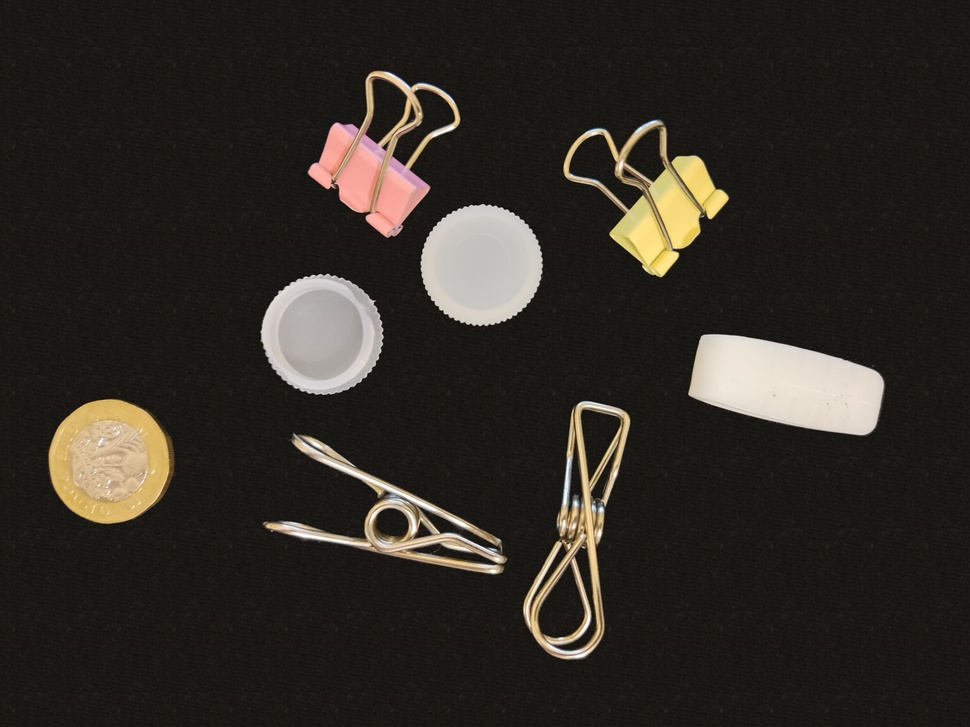
%> input picture week2/sample.jpg, 970 x 727 px, shrunk from 4000 x 3000 before the run
$ octave sizemeausrement.m   (GNU Octave 9; MATLAB toolbox functions it lacks are replaced by stand-ins)
%> lines starting %> are read from the running program, lines starting %| are printed output that depends on the picture; in (x1, y1, x2, y2) boxes, pixels count from 0 and x2, y2 are one past the last pixel; in counts of white or black regions, pixels touching at a corner belong together; the program's own positions count from 1
### week2/minboundrect.m
function [rectx,recty,area,perimeter] = minboundrect(x,y,metric)
if (nargin<3) || isempty(metric)
    metric = 'a';
elseif ~ischar(metric)
    error 'metric must be a character flag if it is supplied.'
else
    metric = lower(metric(:)');
    ind = strmatch(metric,{'area','perimeter'});
    if isempty(ind)
        error 'metric does not match either ''area'' or ''perimeter'''
    end
    metric = metric(1);
end

% preprocess data
x=x(:);
y=y(:);

% not many error checks to worry about
n = length(x);
if n~=length(y)
    error 'x and y must be the same sizes'
end

if n>3
    if (var(x)== 0|| var(y)==0)
        if var(x)== 0
            x = [x-1;x(1); x+1 ];
            y = [y ;y(1);y];
            flag = 1;
        else
            y = [y-1;y(1); y+1 ];
            x = [x ;x(1);x];
            flag = 1;
        end
    else
        flag = 0;
        edges = convhull(x,y);  % 'Pp' will silence the warnings
    end
    if flag == 0
        x = x(edges);
        y = y(edges);
    end
    nedges = length(x) - 1;
elseif n>1
    % n must be 2 or 3
    nedges = n;
    x(end+1) = x(1);
    y(end+1) = y(1);
else
    % n must be 0 or 1
    nedges = n;
end

switch nedges
  case 0
    % empty begets empty
    rectx = [];
    recty = [];
    area = [];
    perimeter = [];
    return
  case 1
    % with one point, the rect is simple.
    rectx = repmat(x,1,5);
    recty = repmat(y,1,5);
    area = 0;
    perimeter = 0;
    return
  case 2
    % only two points. also simple.
    rectx = x([1 2 2 1 1]);
    recty = y([1 2 2 1 1]);
    area = 0;
    perimeter = 2*sqrt(diff(x).^2 + diff(y).^2);
    return
end
% 3 or more points.

% will need a 2x2 rotation matrix through an angle theta
Rmat = @(theta) [cos(theta) sin(theta);-sin(theta) cos(theta)];

% get the angle of each edge of the hull polygon.
ind = 1:(length(x)-1);
edgeangles = atan2(y(ind+1) - y(ind),x(ind+1) - x(ind));
% move the angle into the first quadrant.
edgeangles = unique(mod(edgeangles,pi/2));

% now just check each edge of the hull
nang = length(edgeangles);
area = inf;
perimeter = inf;
met = inf;
xy = [x,y];
for i = 1:nang
% rotate the data through -theta
rot = Rmat(-edgeangles(i));
xyr = xy*rot;
xymin = min(xyr,[],1);
xymax = max(xyr,[],1);
% The area is simple, as is the perimeter
A_i = prod(xymax - xymin);
P_i = 2*sum(xymax-xymin);
    if metric=='a'
        M_i = A_i;
    else
        M_i = P_i;
    end

% new metric value for the current interval. Is it better?
    if M_i<met % keep this one
        met = M_i;
        area = A_i;
        perimeter = P_i;
        rect = [xymin;[xymax(1),xymin(2)];xymax;[xymin(1),xymax(2)];xymin];
        rect = rect*rot';
        rectx = rect(:,1);
        recty = rect(:,2);
    end
end

end % mainline end

### week2/minboxing.m
function [ wid, hei ] = minboxing( d_x , d_y )
%minboxing Summary of this function goes here
%   Detailed explanation goes here
dd = [d_x, d_y];
dd1 = dd([4 1 2 3],:);
ds = sqrt(sum((dd-dd1).^2,2));
wid = min(ds(1:2));
hei = max(ds(1:2));
end

### week2/sizemeausrement.m
clear;clc;
%% Set up
% The diameter of one pound coin is 23.43 mm
coin_width = 23.43;
coin_height = 23.43;
O = imread('D:\Visual_measurement\week2\sample.jpg');
%> O is the input picture: size 727x970x3 uint8; mean R, G, B 47.6, 43.1, 36.7

%% Binarization
gr = rgb2gray(O);% gray scale;
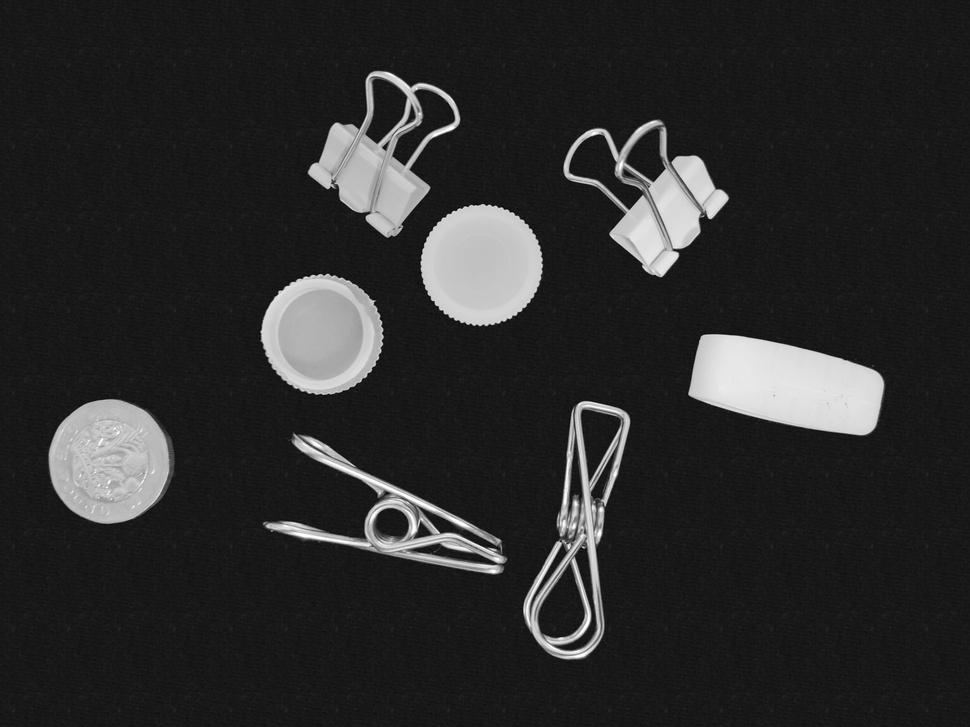
%> gr: size 727x970 uint8; min 4, max 255, mean 43.8
SE = strel('square',9);
bw = imdilate(gr,SE);
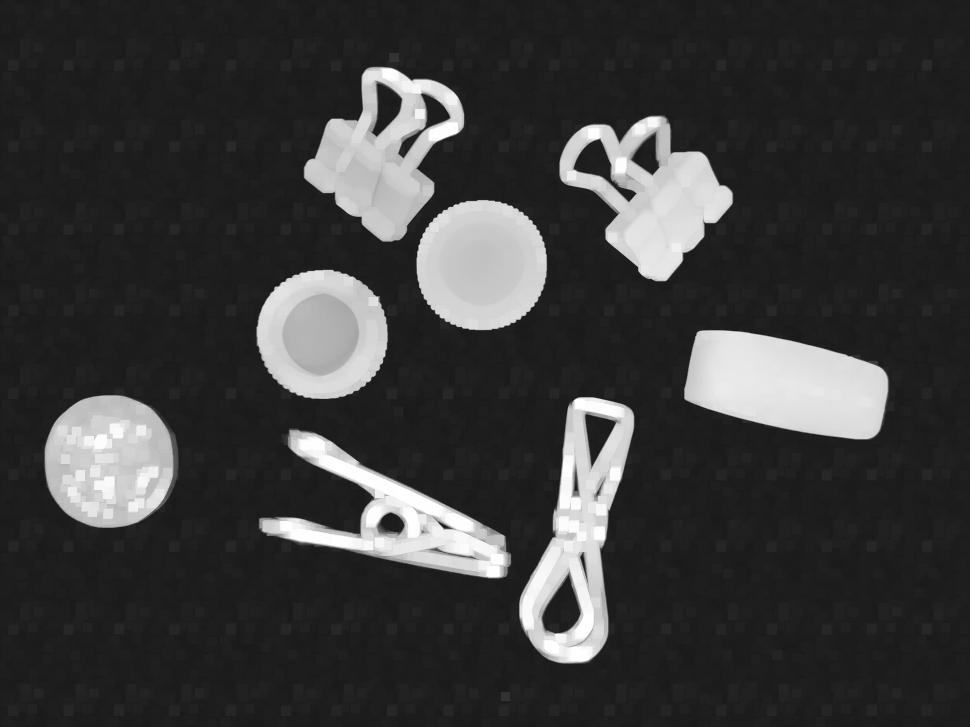
%> bw: size 727x970 uint8; min 25, max 255, mean 59.4
binary = imbinarize(bw);
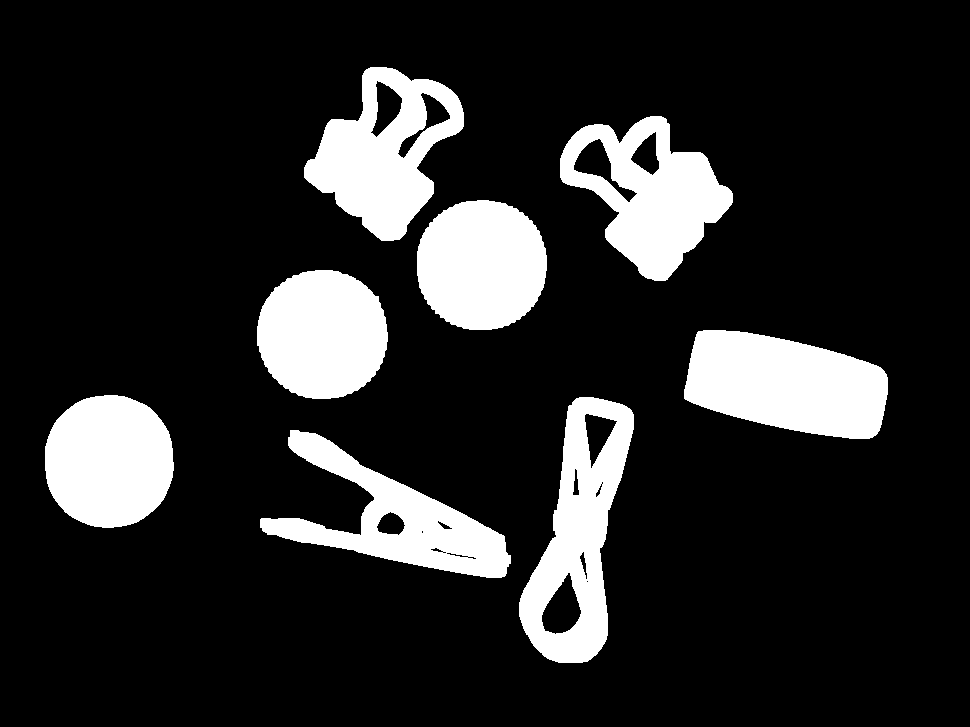
%> binary: size 727x970 logical; 16.1% white; 8 white regions, largest, box (x1, y1, x2, y2) and area: (684, 330, 888, 439) 16300, (519, 397, 634, 663) 14813, (560, 116, 733, 281) 14342

% figure,% plot figure
% subplot(1,3,1);imshow(gr);title('灰度图');
% subplot(1,3,2);imshow(bw);title('膨胀');
% subplot(1,3,3);imshow(binary);title('二值化');
%% Remove miscellaneous
edge1=bwperim(binary);% binary image edge detection
%> edge1: size 727x970 logical; 0.74% white in thin lines or dots, all inside (x1, y1, x2, y2) = (45, 67, 888, 663)
filling=imfill(edge1,'holes');% flood filling
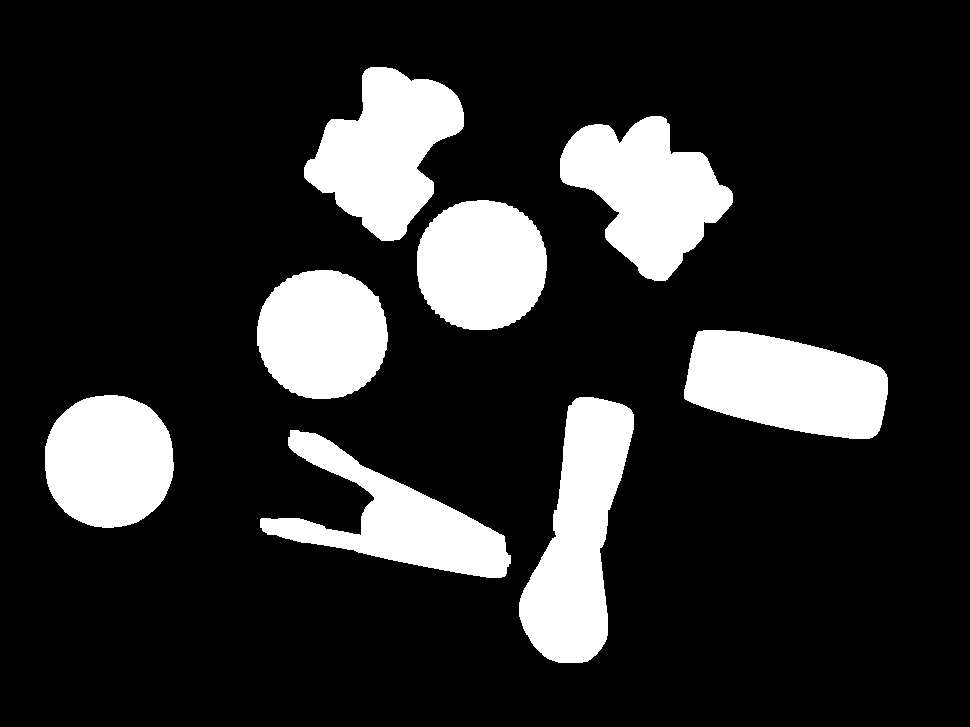
%> filling: size 727x970 logical; 17% white; 8 white regions, largest, box (x1, y1, x2, y2) and area: (519, 397, 634, 663) 17285, (684, 330, 888, 439) 16300, (560, 116, 733, 281) 16205
edge2=bwperim(filling);% binary image edge detection
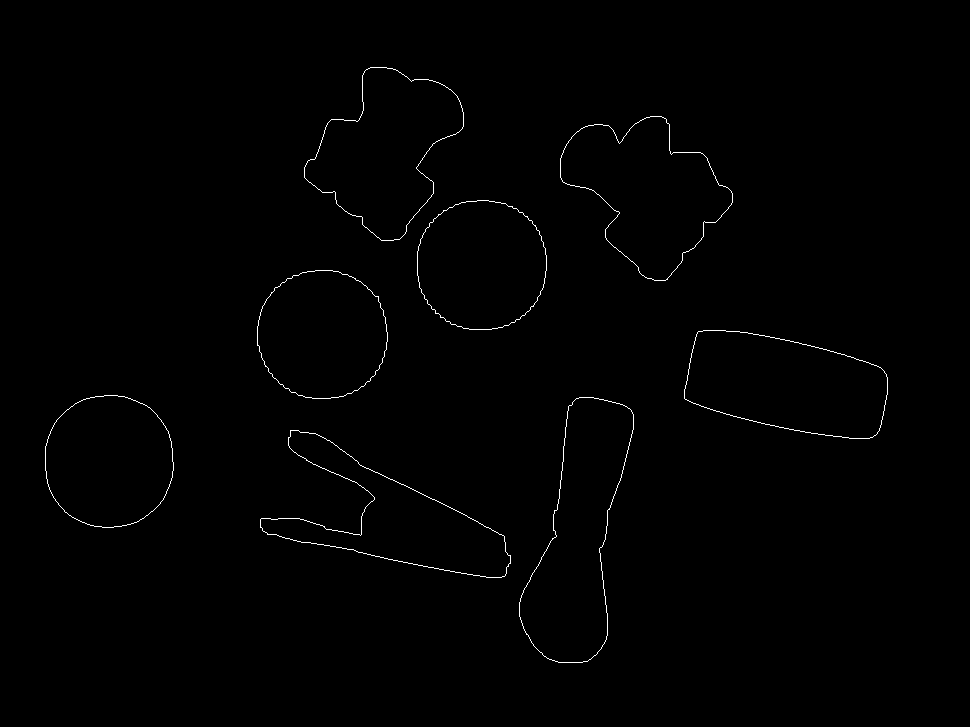
%> edge2: size 727x970 logical; 0.58% white in thin lines or dots, all inside (x1, y1, x2, y2) = (45, 67, 888, 663)
output=bwareaopen(edge2,150);% remove objects smaller than 150 px

% figure,% plot figure
% subplot(1,3,1);imshow(filling);title('孔洞填充');
% subplot(1,3,2);imshow(edge2); title('提取最外围边缘');
% subplot(1,3,3);imshow(output);title('去除杂物边缘');
%% Calculation about reference
[labelpic,num] = bwlabel(output,8);
%> labelpic: size 727x970 double; 9 distinct labels, from 0 to 8
%> num = 8
[r, c]=find(labelpic==1);
%> r = 376 values from 396 to 528; c = 376 values from 46 to 174
[rectx,recty,area,perimeter] = minboundrect(c,r,'p');% 获取标记物体最小外接矩形坐标点
%> in minboundrect, `y=y(:);`: y = 376 values, max 528 at index 176, min 396 at index 179, mean 461.9
%> in minboundrect, `n = length(x);`: n = 376
%> in minboundrect, `edges = convhull(x,y);  % 'Pp' will silence the warnings`: edges = 60 values, max 376 at index 30, min 1 at index 2, mean 188.8
%> in minboundrect, `x = x(edges);`: x = 60 values, max 174 at index 29, min 46 at index 1, mean 109.5
%> in minboundrect, `y = y(edges);`: y = 60 values, max 528 at index 44, min 396 at index 14, mean 465.3
%> in minboundrect, `nedges = length(x) - 1;`: nedges = 59
%> in minboundrect, `ind = 1:(length(x)-1);`: ind = 59 values from 1 to 59
%> in minboundrect, `edgeangles = atan2(y(ind+1) - y(ind),x(ind+1) - x(ind));`: edgeangles = 59 values, max 3.14 at index 44, min -3.02 at index 45, mean 0.0763
%> in minboundrect, `edgeangles = unique(mod(edgeangles,pi/2));`: edgeangles = 39 values from 0 to 1.5
%> in minboundrect, `nang = length(edgeangles);`: nang = 39
%> in minboundrect, `xy = [x,y];`: xy = 60 rows, first 12: [46 471; 46 447; 48 440; 49 437; 51 432; 55 424; 57 421; 68 410; 76 404; 84 400; 87 399; 91 398]
%> the loop in minboundrect, `for i = 1:nang` made 39 passes
%> (rot, A_i, P_i, M_i, met, area, perimeter, rect) on pass 1: ([1 0; 0 1], 16896, 520, 520, 520, 16896, 520, [46 396; 174 396; 174 528; 46 528; 46 396])
%> (rot, xymin, xymax, A_i, P_i, M_i) on passes 2 to 7: ([0.992 -0.124; 0.124 0.992], [101.1 378.3], [231.1 511.1], 17267.8, 525.7, 525.7), ([0.99 -0.141; 0.141 0.99], [108.8 375.3], [238.9 508.3], 17296, 526.1, 526.1), ([0.99 -0.141; 0.141 0.99], [108.8 375.3], [238.9 508.3], 17296, 526.1, 526.1), ([0.97 -0.243; 0.243 0.97], [153 354.8], [283.8 488.2], 17438.2, 528.2, 528.2), ([0.962 -0.275; 0.275 0.962], [167 347.4], [297.7 480.8], 17423, 528, 528), ([0.949 -0.316; 0.316 0.949], [184.7 337.1], [315.3 470.2], 17387.3, 527.5, 527.5)
%> rectx = [46; 174; 174; 46; 46]; recty = [396; 396; 528; 528; 396]; area = 16896; perimeter = 520
[length, width] = minboxing(rectx(1:end-1),recty(1:end-1));% 计算最小外接矩形长宽
%> in minboxing, `dd = [d_x, d_y];`: dd = [46 396; 174 396; 174 528; 46 528]
%> in minboxing, `dd1 = dd([4 1 2 3],:);`: dd1 = [46 528; 46 396; 174 396; 174 528]
%> in minboxing, `ds = sqrt(sum((dd-dd1).^2,2));`: ds = [132; 128; 132; 128]
%> in minboxing, `wid = min(ds(1:2));`: wid = 128
%> in minboxing, `hei = max(ds(1:2));`: hei = 132
%> length = 128; width = 132


% pixels per metric ratio
pixels_length_rate=length/coin_height;
%> pixels_length_rate = 5.46
pixels_width_rate=width/coin_width;
%> pixels_width_rate = 5.63
midpointx=zeros(2,2);
midpointy=zeros(2,2);
target_mat=zeros(1,num);
%% Plot figure with rectangles
figure,
imshow(O);
 for v=2:num
    [r, c]=find(labelpic==v);
    [rectx,recty,area,perimeter]=minboundrect(c,r,'p');
    [length, width] = minboxing(rectx(1:end-1),recty(1:end-1));
     % 绘制目标检测框
    line(rectx,recty,'color','y','linewidth',2);
             midpointx(1)=(rectx(1)+rectx(2))/2;
             midpointx(2)=(rectx(3)+rectx(4))/2;
             midpointx(3)=(rectx(2)+rectx(3))/2;
             midpointx(4)=(rectx(4)+rectx(1))/2;

             midpointy(1)=(recty(1)+recty(2))/2;
             midpointy(2)=(recty(3)+recty(4))/2;
             midpointy(3)=(recty(2)+recty(3))/2;
             midpointy(4)=(recty(4)+recty(1))/2;
      % 绘制目标长宽中点间连线
     % line(midpointx,midpointy,'color','m','linewidth',2);
     target_float_length=length/pixels_length_rate;
     target_length=num2str(target_float_length);
     target_float_width=width/pixels_width_rate;
     target_width=num2str(target_float_width);

     % 显示目标物体长宽信息
     if((rectx(2)-rectx(1))<=(recty(2)-recty(1)))
         text(midpointx(1),midpointy(1)-10,target_length,'Color','g');
         text(midpointx(3)+10,midpointy(3),target_width,'Color','g');
     else
         text(midpointx(1),midpointy(1)-10,target_width,'Color','g');
         text(midpointx(3)+10,midpointy(3),target_length,'Color','g');
     end
 end
%> this loop made 7 passes
%> (n in minboundrect, nedges in minboundrect, nang in minboundrect, area, perimeter, rectx, recty, dd in minboxing) on passes 1, 2, 4, 6: (390, 50, 40, 16640, 516, [258; 388; 388; 258; 258], [271; 271; 399; 399; 271], [258 271; 388 271; 388 399; 258 399]), (758, 23, 18, 27866.6, 724, [292.6; 530.5; 495; 257.2; 292.6], [426.1; 506.3; 611.5; 531.4; 426.1], [292.6 426.1; 530.5 506.3; 495 611.5; 257.2 531.4]), (401, 49, 33, 16641, 516, [418; 547; 547; 418; 418], [201; 201; 330; 330; 201], [418 201; 547 201; 547 330; 418 330]), (516, 30, 20, 21658, 594, [629.5; 748.5; 657.5; 538.5; 629.5], [80.5; 199.5; 290.5; 171.5; 80.5], [629.5 80.5; 748.5 199.5; 657.5 290.5; 538.5 171.5])
%> (n in minboundrect, nedges in minboundrect, nang in minboundrect, area, perimeter, rectx, recty, dd in minboxing) on passes 3, 5: (504, 26, 19, 20739, 580.6, [384.7; 488.6; 394.8; 290.8; 384.7], [43.38; 116.4; 250; 176.9; 43.38], [384.7 43.38; 488.6 116.4; 394.8 250; 290.8 176.9]), (620, 31, 22, 24441.5, 717.5, [546.6; 637.3; 603.9; 513.2; 546.6], [392; 403.5; 668.7; 657.2; 392], [546.6 392; 637.3 403.5; 603.9 668.7; 513.2 657.2])
%> after the loop, midpointx = [796.5 886.3; 779.4 689.7]; midpointy = [342.3 404.8; 427.9 365.4]
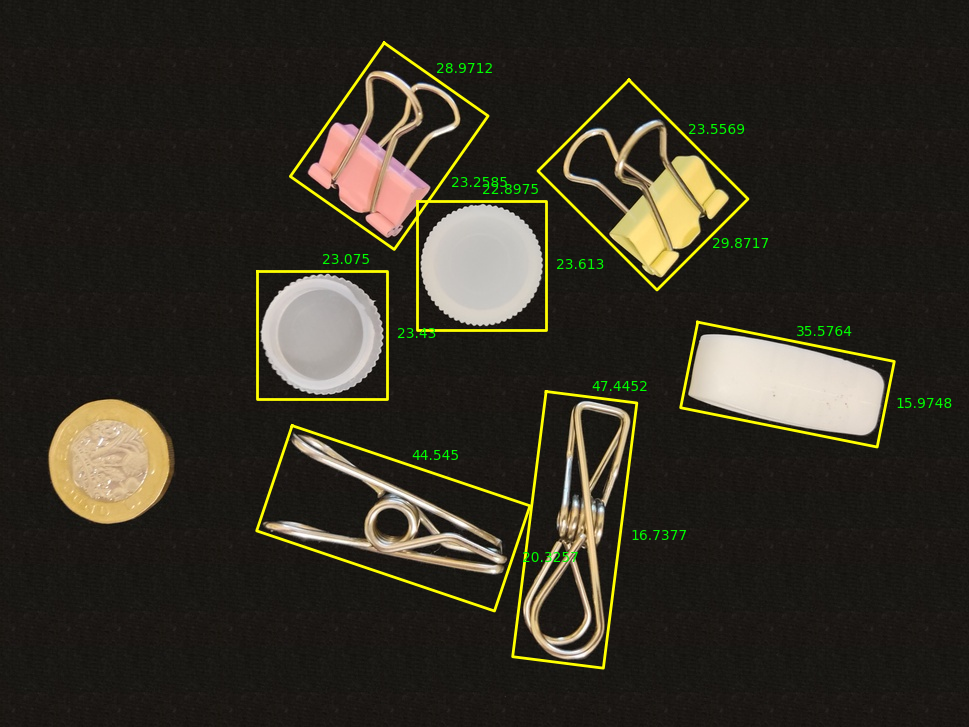
%> figure redrawn from the program's plot data
